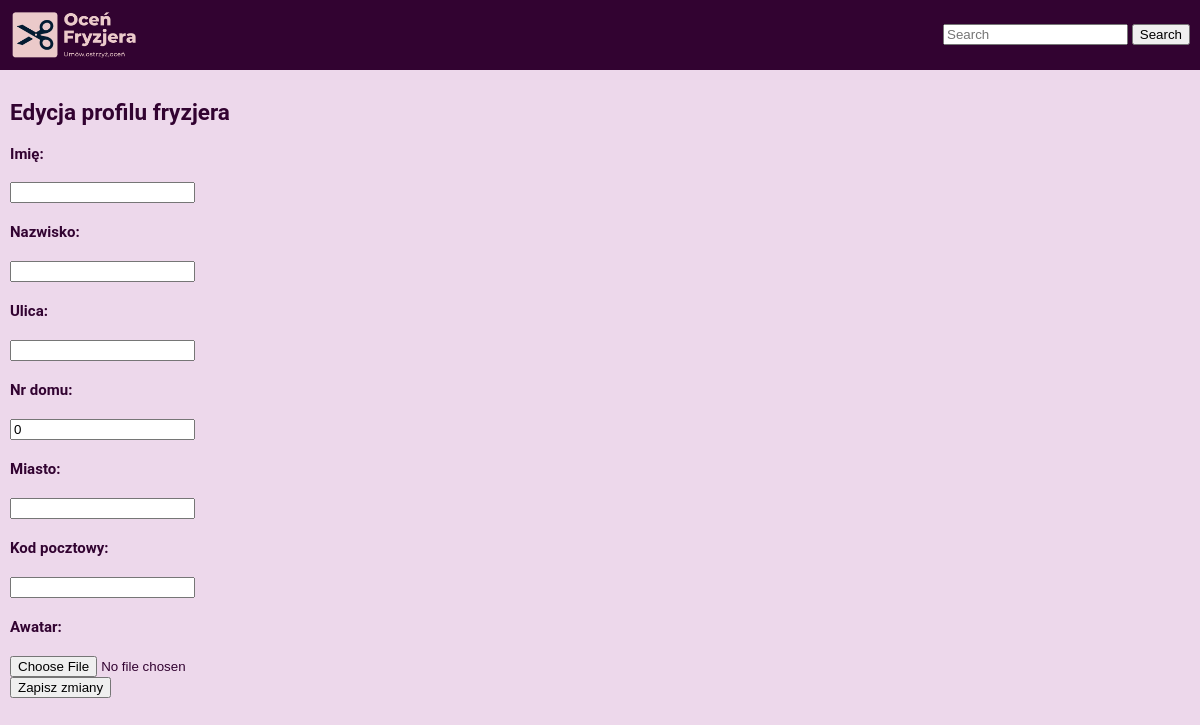
The page /edytuj_fryzjera/4 on the database as committed earlier.
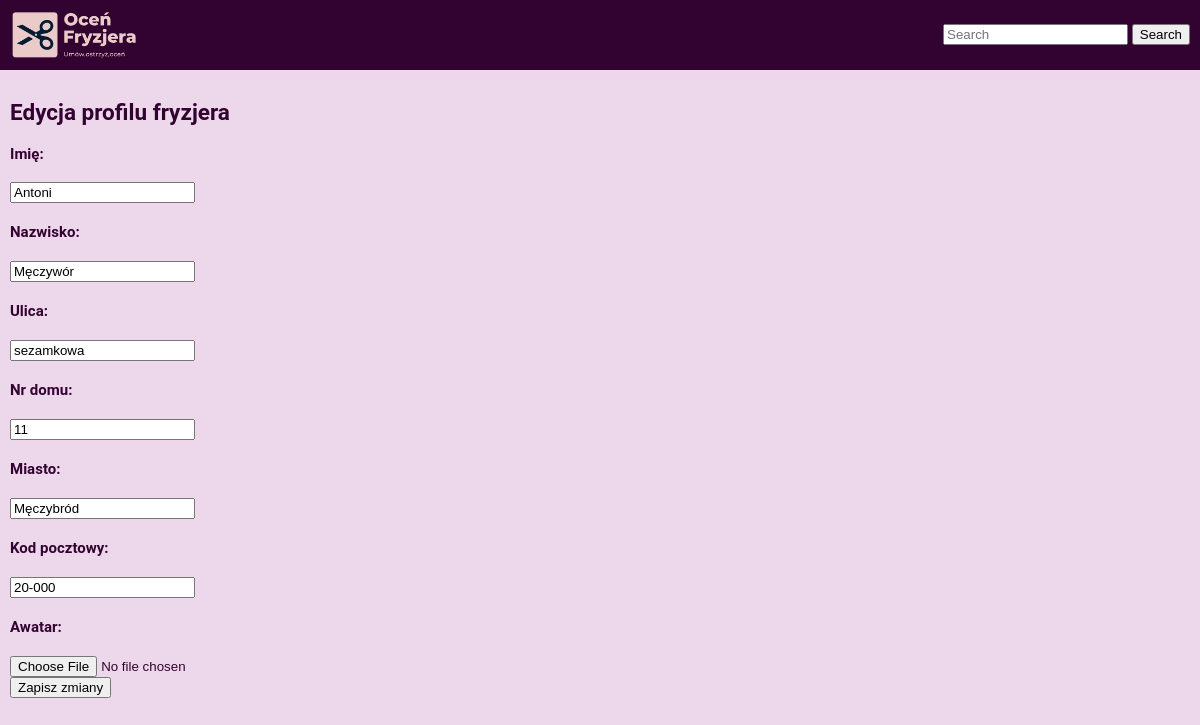
The same page on the database as committed later.
### main/models.py (models this page shows, shortened)
class Fryzjer(models.Model):
    salon_to_add = models.ManyToManyField(SalonRelationship)
    user = models.ForeignKey(User, on_delete=models.CASCADE)
    imie = models.CharField(max_length=50, null=True)
    nazwisko = models.CharField(max_length=50, null=True)
    srednia_ocena = models.FloatField(blank=True, null=True)
    ulica = models.CharField(max_length=50, blank=True, null=True)
    nr_domu = models.IntegerField(default=0, blank=True, null=True)
    miasto = models.CharField(max_length=50, null=True)
    kod_pocztowy = models.CharField(max_length=20, null=True)
    nr_tel = models.CharField(max_length=20, default='no number')
    avatar = models.ImageField(upload_to='main/static/ocen_fryzjera/avatars/fryzjers/', null=True, blank=True)
    invites = models.ManyToManyField('self', related_name='invites')
    invite_sent = models.ManyToManyField('self', blank=True, related_name='invites_sent', symmetrical=False)
    invite_received = models.ManyToManyField('self', blank=True, related_name='invites_received', symmetrical=False)

### main/views.py (the view, shortened to what this page needs)
# urls.py: path('edytuj_fryzjera/<int:id>', views.edytuj_fryzjera, name='edytuj_fryzjera'),
def edytuj_fryzjera(request, id):
    context = {}
    profile = Fryzjer.objects.all().filter(id=id).first()
    try:
        oldPath=profile.avatar.path
    except:
        oldPath=None
    EditForm = FryzjerUpdateForm(instance=profile)
    context = {
        'profile': profile,
        'EditForm': EditForm,
    }
    return render(request, 'main/edytuj_fryzjera.html', context)

### main/forms.py
class FryzjerUpdateForm(forms.ModelForm):
    class Meta:
        model = Fryzjer
        fields = ('imie', 'nazwisko', 'ulica', 'nr_domu', 'miasto', 'kod_pocztowy', 'avatar')

### main/templates/main/edytuj_fryzjera.html (shortened to what this page needs)
{% extends 'main/base.html' %}
{% block content %}
<div>
        <h2>Edycja profilu fryzjera</h2>
        <form method="POST" enctype="multipart/form-data">
                <div class="input-group mb-3">
                        <h4>Imię: </h4>{{EditForm.imie}}
                </div>
                <div class="input-group mb-2">
                        <h4>Nazwisko: </h4>{{EditForm.nazwisko}}
                </div>
                <div class="input-group mb-2">
                        <h4>Ulica: </h4>{{EditForm.ulica}}
                </div>
                <div class="input-group mb-2">
                        <h4>Nr domu: </h4>{{EditForm.nr_domu}}
                </div>
                <div class="input-group mb-2">
                        <h4>Miasto: </h4>{{EditForm.miasto}}
                </div>
                <div class="input-group mb-2">
                        <h4>Kod pocztowy: </h4>{{EditForm.kod_pocztowy}}
                </div>
                <div class="input-group mb-2">
                        <h4>Awatar: </h4>{{EditForm.avatar}}
                 </div>
                <button type="submit">Zapisz zmiany</button>
        </form>
</div>
{% endblock %}

### main/templates/main/base.html (shortened to what this page needs)
<!DOCTYPE html>
<html lang="pl">
<head>
        {% load static %}
        <link rel="stylesheet" href="{% static 'ocen_fryzjera/style.css' %}" type="text/css">
</head>
<body>
        <div class="header">
                <a href="{% url 'home' %}"><img class="logo_small" src="{% static 'ocen_fryzjera/logo.png' %}"></a>
                <form class = "d-flex" method="GET" action="{% url 'search' %}">
                        <input class="form-control me-2"
                               type="search"
                               placeholder="Search"
                               aria-label="Search"
                               name="searched">
                        <button class="btn btn-outline-secondary" type="Submit">Search</button>
                </form>
        </div>
        <div class="main_part">
                {% block content %}
                {% endblock %}
        </div>
</body>
</html>

### main/static/ocen_fryzjera/style.css (style rules this page uses)
body { color: #320331; background-color: #edd8eb; margin: 0; padding: 0; font-size: 15px; font-family: "Roboto", "Lucida Grande", "DejaVu Sans", "Bitstream Vera Sans", Verdana, Arial, sans-serif; }
img.logo_small { float: left; width: 26%; height: 26%; }
div.header { width: auto; height: auto; display: flex; justify-content: space-between; align-items: center; padding: 10px 10px; background: #320331; color: #edd8eb; overflow: hidden; }
div.main_part { padding: 10px 10px; }
a:link, a:visited { color: #741196; text-decoration:none; }

Rows that differ between the two databases and show on the page:
added Fryzjer: imie "Antoni", nazwisko "Męczywór", ulica "sezamkowa", nr_domu "11", miasto "Męczybród", kod_pocztowy "20-000"
Other text that changed with them:
form field nr_domu: "0" → (not shown)
